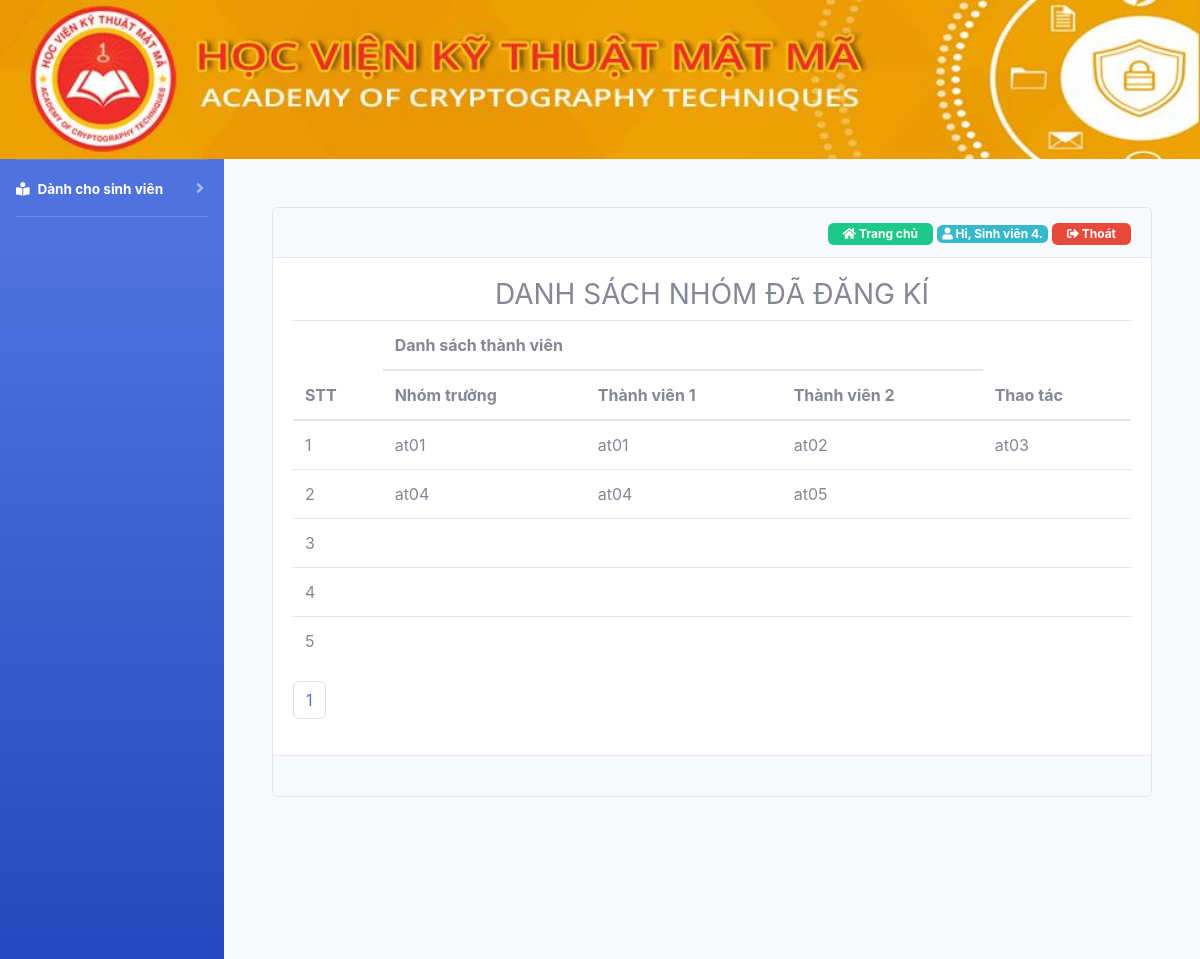
/danh-sach-nhom.php (signed in), run on the app's committed database.
### tables this page shows
CREATE TABLE `user` (
  `id` int(11) NOT NULL,
  `username` text NOT NULL,
  `password` text NOT NULL,
  `fullname` text NOT NULL,
  `phone` int(11) NOT NULL,
  `email` text NOT NULL,
  `permission` text NOT NULL
);

CREATE TABLE `groupsv` (
  `id` int(11) NOT NULL,
  `leader` text NOT NULL,
  `idsv1` text NOT NULL,
  `idsv2` text NOT NULL,
  `idsv3` text NOT NULL,
  `teacher_registration` tinyint(1) NOT NULL,
  `topic_registration` tinyint(1) NOT NULL
);

### danh-sach-nhom.php (the view, shortened to what this page needs)
<!DOCTYPE html>
<html>
<head>
    <?php require_once('filecss.php') ?>
</head>
<body>
    <div class="container-fluid">
        <?php require_once('logo.php'); ?>
        <div class="main" >
            <div id="wrapper">
                <div id="sidebar">
                    <?php require_once('menu_left.php'); ?>
                </div>
                <div id="content-wrapper" class="d-flex flex-column p-5">
                    <div class="status">
                        <div class="card">
                            <div class="card-header text-right">
                                <?php require_once('home_page.php') ?>
                            </div>
                            <div class="card-body">
                                <h3 class="text-uppercase text-center">Danh sách nhóm đã đăng kí</h3>
                                <form action="" method="post">
                                    <table class="colspan table table-hover table-inverse">
                                        <thead>
                                            <tr>
                                                <th rowspan="2">STT</th>
                                                <th colspan="3">Danh sách thành viên</th>
                                                <th rowspan="2">Thao tác</th>
                                            </tr>
                                            <tr>
                                                <th>Nhóm trưởng</th>
                                                <th>Thành viên 1</th>
                                                <th>Thành viên 2</th>
                                            </tr>
                                        </thead>
                                        <tbody>
                                            <?php
                                            include 'lib/connect.php';
                                            $sql_total = "select count(id) as total from dinhhuong";
                                                $data = mysqli_query($con, $sql_total);
                                                $rows = mysqli_fetch_assoc($data);
                                                $total_records = $rows['total'];
                                                $current_page = isset($_GET['page']) ? $_GET['page'] : 1;
                                                $limit = 5;
                                                $total_page = ceil($total_records / $limit);
                                                $start = ($current_page - 1) * $limit;
                                             $sql1 = "select * from groupsv limit $start,$limit";
                                            $check=mysqli_query($con,$sql1);
                                            while ($row1=mysqli_fetch_row($check)) {
                                                ?>
                                                <tr>
                                                    <td><?php echo $row1['0']; ?></td>
                                                    <td><?php echo $row1['1']; ?></td>
                                                    <td><?php echo $row1['2']; ?></td>
                                                    <td><?php echo $row1['3']; ?></td>
                                                    <td><?php echo $row1['4']; ?></td>
                                                </tr>
                                                <?php
                                            }
                                            ?>
                                        </tbody>
                                    </table>
                                    <nav aria-label="Page navigation example">
                                     <ul class="pagination">
                                        <?php
                                        for ($i = 1; $i <= $total_page; $i++) {
                                            if ($i == $current_page) {
                                                echo '<li class="page-item"><a class="page-link" href="#">'. $i .'</a></li>';
                                            } else {
                                                echo '<li class="page-item"><a class="page-link" href="danh-sach-dinh-huong.php?page=' . $i . '">'. $i .'</a></li>';
                                            }
                                        }
                                            ?>
                                </form>
                            </div>
                            <div class="card-footer">
                            </div>
                        </div>
                    </div>
                </div>
            </div>
        </div>
    </div>
</body>
</html>

### home_page.php (shortened to what this page needs)
<a href="index.php" style="text-decoration: none;"><span class="badge badge-success" style="padding: 5px 15px; "><i class="fas fa-home"></i> Trang chủ</span></a>
<?php
if (empty($_SESSION['username'])) {
    header("Location: /TTCS/login.php");
} else {
     include 'lib/connect.php';
    $username = $_SESSION['username'];
    $sql = "select * from user where username='$username'";
    $query = mysqli_query($con, $sql);
    if ($query) {
        $row = mysqli_fetch_row($query);
        ?>
        <span class="badge badge-info"><i class="fas fa-user"></i><?php echo " Hi, " . $row[3] . "."; ?></span>
        <a href="logout.php" ><span class="badge badge-danger" style="padding: 5px 15px;"><i class="fas fa-sign-out-alt"></i> Thoát</span></a>
    <?php
}
}
?>

### data on the page
user: fullname "Sinh viên 4"
groupsv: id "1", leader "at01", idsv1 "at01", idsv2 "at02", idsv3 "at03"
groupsv: id "2", leader "at04", idsv1 "at04", idsv2 "at05"
groupsv: id "3"
groupsv: id "4"
groupsv: id "5"
